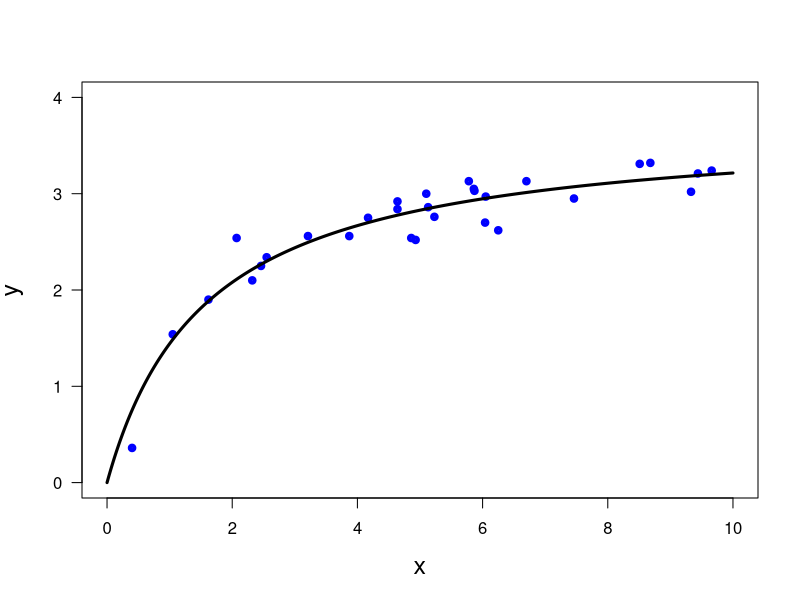

Write the R code that produced this figure. (Note: this script raises an error after producing the figure.)
print('file: MMnonlinFit.R')
# Michaelis-Menten: non-linear regression 
# ---------------------------------------------------
# data:
  x = c(0.40, 1.05, 1.62, 2.07, 2.32, 2.46, 2.55, 3.21, 3.87, 4.17, 4.64, 4.64, 
        4.86, 4.93, 5.10, 5.13,5.23, 5.78, 5.86, 5.87, 6.04, 6.05, 6.25, 6.70, 
        7.46, 8.51, 8.68, 9.33, 9.44, 9.66)
  y = c(0.36, 1.54, 1.90, 2.54, 2.10, 2.25, 2.34, 2.56, 2.56, 2.75, 2.92, 2.84,
        2.54, 2.52, 3.00, 2.86,2.76, 3.13, 3.05, 3.03, 2.70, 2.97, 2.62, 3.13, 
        2.95, 3.31, 3.32, 3.02, 3.21, 3.24)
n = length(x); print(c(n,'n sample size'))
alpha = 4 # true Vmax
beta  = 2 # true half-saturation constant K
# non-linear regression: you have to choose start values for model parameters
astart = 5; print(c(astart,'start value for alpha = Vmax'))
bstart = 3; print(c(bstart,'start value for beta = K'))
NLs = summary(nls(y ~ a*x/(x+b),start=list(a=astart,b=bstart)))
aNL = NLs$coefficients[1]; bNL = NLs$coefficients[2]
uaNL = NLs$coefficients[3]; ubNL = NLs$coefficients[4]
print(c('estimated alpha = ',round(aNL,2),'+-',round(uaNL,2)))
print(c('estimated  beta = ',round(bNL,2),'+-',round(ubNL,2)))
sflag = 1
if (sflag == 1) { # data plus non-linear regression
  xp = seq(0,10,0.01); yp = aNL*xp/(xp+bNL)
# png('MichaelisDataI210228.png',width=16,height=16,units='cm',res=300)
  plot(x,y,type='p',lwd=4,col='blue',xlab='x',ylab='y',las=1,cex=0.6,
       xlim=c(0,10),ylim=c(0,4),cex.lab=1.5)
  lines(xp,yp,col='black',lwd=3)
  text(3,1.5,TeX('$\\alpha = 4$'),col='blue',pos=4,cex=1.5)
  text(3,1.1,TeX('$\\beta = 2$'),col='blue',pos=4,cex=1.5)
  aNLr = round(aNL,2); uaNLr = round(uaNL,2)
  text(5.9,1.52,bquote(~hat(alpha) == .(aNLr) %+-% .(uaNLr)),col='black',pos=4,cex=1.5)
  bNLr = round(bNL,2); ubNLr = round(ubNL,2)
  text(5.9,1.1,bquote(~hat(beta) == .(bNLr) %+-% .(ubNLr)),col='black',pos=4,cex=1.5)
# dev.off()
}